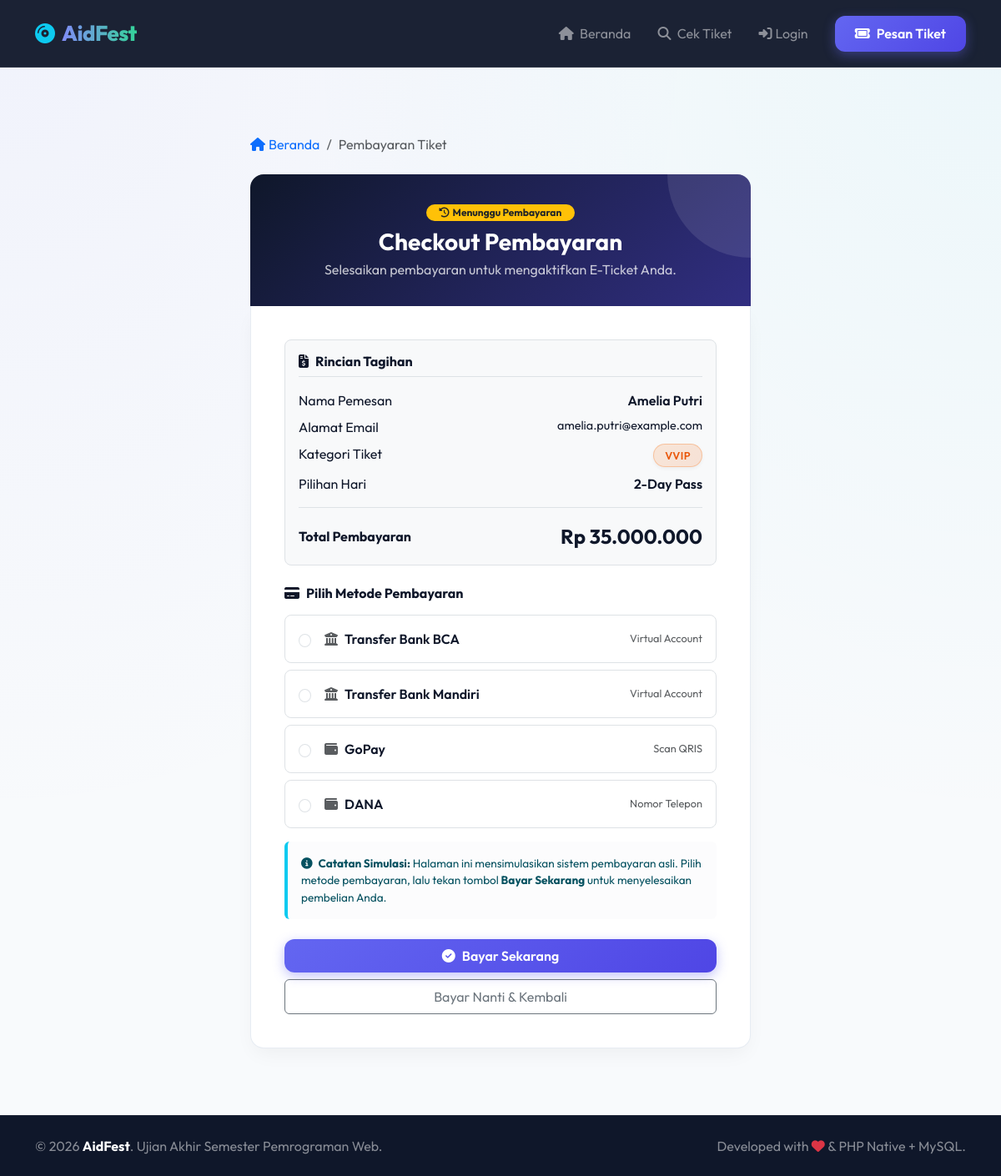
/payment.php?id=2, run on the app's committed database.
### tables this page shows
CREATE TABLE IF NOT EXISTS pendaftaran_tiket (
    id_tiket INT AUTO_INCREMENT PRIMARY KEY,
    nama_pemesan VARCHAR(100) NOT NULL,
    email VARCHAR(100) NOT NULL UNIQUE,
    kategori_tiket ENUM('Reguler', 'VIP', 'VVIP') NOT NULL,
    paket_hari ENUM('Day 1', 'Day 2', '2-Day Pass') DEFAULT '2-Day Pass',
    status_pembayaran ENUM('Pending', 'Lunas', 'Batal') DEFAULT 'Pending',
    metode_pembayaran VARCHAR(50) DEFAULT NULL,
    kode_pembayaran VARCHAR(50) DEFAULT NULL,
    tanggal_pesan DATETIME DEFAULT CURRENT_TIMESTAMP
);

### includes/functions.php (called while the page is built, shortened)
<?php
function get_ticket_by_id($pdo, $id) {
    try {
        $stmt = $pdo->prepare("SELECT * FROM pendaftaran_tiket WHERE id_tiket = :id");
        $stmt->execute(['id' => $id]);
        return $stmt->fetch();
    } catch (PDOException $e) {
        die("Gagal mengambil data tiket: " . $e->getMessage());
    }
}
?>

### payment.php (the view, shortened to what this page needs)
<?php
require_once 'includes/functions.php';
$id = 0;
if (isset($_GET['id'])) {
    $id = (int)$_GET['id'];
} elseif (isset($_SESSION['last_booking_id'])) {
    $id = (int)$_SESSION['last_booking_id'];
}
$ticket = get_ticket_by_id($pdo, $id);
$harga = 0;
if ($ticket['paket_hari'] === '2-Day Pass') {
    if ($ticket['kategori_tiket'] === 'Reguler') {
        $harga = 4500000;
    } elseif ($ticket['kategori_tiket'] === 'VIP') {
        $harga = 12000000;
    } elseif ($ticket['kategori_tiket'] === 'VVIP') {
        $harga = 35000000;
    }
} else {
    if ($ticket['kategori_tiket'] === 'Reguler') {
        $harga = 2500000;
    } elseif ($ticket['kategori_tiket'] === 'VIP') {
        $harga = 7000000;
    }
}
include_once 'includes/header.php';
?>
<div class="container my-5">
    <div class="form-card-container" style="max-width: 600px;">
        <nav aria-label="breadcrumb" class="mb-4 no-print">
            <ol class="breadcrumb">
                <li class="breadcrumb-item"><a href="index.php" class="text-decoration-none text-indigo"><i class="fa-solid fa-house me-1"></i>Beranda</a></li>
                <li class="breadcrumb-item active" aria-current="page">Pembayaran Tiket</li>
            </ol>
        </nav>
        <div class="form-card">
            <div class="form-card-header" style="background: linear-gradient(135deg, #0f172a 0%, #312e81 100%);">
                <span class="badge bg-warning text-dark px-3 py-1 rounded-pill mb-2"><i class="fa-solid fa-clock-rotate-left me-1"></i>Menunggu Pembayaran</span>
                <h3 class="fw-bold mb-0">Checkout Pembayaran</h3>
                <p class="mb-0 opacity-75 fs-6 mt-1">Selesaikan pembayaran untuk mengaktifkan E-Ticket Anda.</p>
            </div>
            <div class="form-card-body">
                <div class="p-3 bg-light rounded-3 mb-4 border">
                    <h6 class="fw-bold text-slate-800 border-bottom pb-2 mb-3"><i class="fa-solid fa-file-invoice-dollar me-2 text-indigo"></i>Rincian Tagihan</h6>
                    <div class="row mb-2">
                        <div class="col-6 text-slate-500">Nama Pemesan</div>
                        <div class="col-6 text-end fw-semibold text-slate-800"><?php echo htmlspecialchars($ticket['nama_pemesan']); ?></div>
                    </div>
                    <div class="row mb-2">
                        <div class="col-6 text-slate-500">Alamat Email</div>
                        <div class="col-6 text-end text-slate-800" style="font-size: 0.9rem;"><?php echo htmlspecialchars($ticket['email']); ?></div>
                    </div>
                    <div class="row mb-2">
                        <div class="col-6 text-slate-500">Kategori Tiket</div>
                        <div class="col-6 text-end">
                            <?php
                            $badgeClass = '';
                            if ($ticket['kategori_tiket'] == 'Reguler') $badgeClass = 'badge-reguler';
                            elseif ($ticket['kategori_tiket'] == 'VIP') $badgeClass = 'badge-vip';
                            elseif ($ticket['kategori_tiket'] == 'VVIP') $badgeClass = 'badge-vvip';
                            ?>
                            <span class="badge badge-category <?php echo $badgeClass; ?>"><?php echo $ticket['kategori_tiket']; ?></span>
                        </div>
                    </div>
                    <div class="row mb-2">
                        <div class="col-6 text-slate-500">Pilihan Hari</div>
                        <div class="col-6 text-end fw-semibold text-slate-800"><?php echo htmlspecialchars($ticket['paket_hari']); ?></div>
                    </div>
                    <div class="border-top my-3"></div>
                    <div class="row align-items-center">
                        <div class="col-6 fw-bold text-slate-700">Total Pembayaran</div>
                        <div class="col-6 text-end fw-bold text-indigo fs-4">Rp <?php echo number_format($harga, 0, ',', '.'); ?></div>
                    </div>
                </div>
                <form action="payment.php?id=<?php echo $id; ?>" method="POST" id="form-pembayaran">
                    <h6 class="fw-bold text-slate-800 mb-3"><i class="fa-solid fa-credit-card me-2 text-indigo"></i>Pilih Metode Pembayaran</h6>
                    <div class="mb-3">
                        <div class="form-check p-3 border rounded-3 d-flex align-items-center cursor-pointer mb-2 hover-bg-light">
                            <input class="form-check-input ms-0 me-3" type="radio" name="metode_pembayaran" id="metode_bca" value="Transfer Bank BCA" required>
                            <label class="form-check-label w-100 cursor-pointer d-flex align-items-center justify-content-between" for="metode_bca">
                                <span class="fw-semibold text-slate-800"><i class="fa-solid fa-building-columns me-2 text-muted"></i>Transfer Bank BCA</span>
                                <span class="text-muted" style="font-size: 0.8rem;">Virtual Account</span>
                            </label>
                        </div>
                        <div class="form-check p-3 border rounded-3 d-flex align-items-center cursor-pointer mb-2 hover-bg-light">
                            <input class="form-check-input ms-0 me-3" type="radio" name="metode_pembayaran" id="metode_mandiri" value="Transfer Bank Mandiri">
                            <label class="form-check-label w-100 cursor-pointer d-flex align-items-center justify-content-between" for="metode_mandiri">
                                <span class="fw-semibold text-slate-800"><i class="fa-solid fa-building-columns me-2 text-muted"></i>Transfer Bank Mandiri</span>
                                <span class="text-muted" style="font-size: 0.8rem;">Virtual Account</span>
                            </label>
                        </div>
                        <div class="form-check p-3 border rounded-3 d-flex align-items-center cursor-pointer mb-2 hover-bg-light">
                            <input class="form-check-input ms-0 me-3" type="radio" name="metode_pembayaran" id="metode_gopay" value="GoPay">
                            <label class="form-check-label w-100 cursor-pointer d-flex align-items-center justify-content-between" for="metode_gopay">
                                <span class="fw-semibold text-slate-800"><i class="fa-solid fa-wallet me-2 text-muted"></i>GoPay</span>
                                <span class="text-muted" style="font-size: 0.8rem;">Scan QRIS</span>
                            </label>
                        </div>
                        <div class="form-check p-3 border rounded-3 d-flex align-items-center cursor-pointer mb-2 hover-bg-light">
                            <input class="form-check-input ms-0 me-3" type="radio" name="metode_pembayaran" id="metode_dana" value="Dana">
                            <label class="form-check-label w-100 cursor-pointer d-flex align-items-center justify-content-between" for="metode_dana">
                                <span class="fw-semibold text-slate-800"><i class="fa-solid fa-wallet me-2 text-muted"></i>DANA</span>
                                <span class="text-muted" style="font-size: 0.8rem;">Nomor Telepon</span>
                            </label>
                        </div>
                    </div>
                    <div class="alert alert-info border-0 bg-light-subtle text-slate-600 mb-4" style="font-size: 0.85rem; border-left: 4px solid #0dcaf0 !important;">
                        <i class="fa-solid fa-info-circle me-1"></i>
                        <strong>Catatan Simulasi:</strong> Halaman ini mensimulasikan sistem pembayaran asli. Pilih metode pembayaran, lalu tekan tombol <strong>Bayar Sekarang</strong> untuk menyelesaikan pembelian Anda.
                    </div>
                    <div class="d-grid gap-2">
                        <button type="submit" class="btn btn-premium-primary py-2 btn-lg fs-6" id="confirm-payment-btn">
                            <i class="fa-solid fa-circle-check me-2"></i>Bayar Sekarang
                        </button>
                        <a href="home.php" class="btn btn-outline-secondary py-2" id="cancel-payment-btn">
                            Bayar Nanti & Kembali
                        </a>
                    </div>
                </form>
            </div>
        </div>
    </div>
</div>
<?php
include_once 'includes/footer.php';
?>

### assets/css/style.css (style rules this page uses)
:root { --primary-gradient: linear-gradient(135deg, #6366f1 0%, #4f46e5 100%); --accent-gradient: linear-gradient(135deg, #06b6d4 0%, #0891b2 100%); --vip-gradient: linear-gradient(135deg, #a855f7 0%, #7c3aed 100%); --vvip-gradient: linear-gradient(135deg, #f97316 0%, #ea580c 100%); --bg-main: #f8fafc; --card-bg: rgba(255, 255, 255, 0.85); --text-main: #0f172a; --text-muted: #64748b; --border-color: rgba(226, 232, 240, 0.8); --border-radius-lg: 16px; --border-radius-md: 12px; }
body { font-family: 'Outfit', sans-serif; background-color: var(--bg-main); color: var(--text-main); min-height: 100vh; display: flex; flex-direction: column; background-image: radial-gradient(at 0% 0%, rgba(99, 102, 241, 0.05) 0px, transparent 50%), radial-gradient(at 100% 0%, rgba(6, 182, 212, 0.05) 0px, transparent 50%); }
.badge-category { font-weight: 600; font-size: 0.8rem; padding: 0.5em 1em; border-radius: 30px; text-transform: uppercase; letter-spacing: 0.5px; box-shadow: 0 2px 4px rgba(0, 0, 0, 0.05); }
.badge-vvip { background: linear-gradient(135deg, rgba(249, 115, 22, 0.15) 0%, rgba(234, 88, 12, 0.15) 100%); color: #ea580c; border: 1px solid rgba(249, 115, 22, 0.3); }
.btn-premium-primary { background: var(--primary-gradient); color: white; border: none; border-radius: var(--border-radius-md); padding: 0.6rem 1.5rem; font-weight: 600; transition: all 0.3s ease; box-shadow: 0 4px 14px 0 rgba(99, 102, 241, 0.4); text-decoration: none; display: inline-block; }
.form-card-container { max-width: 550px; margin: 2rem auto; }
.form-card-header { background: var(--primary-gradient); border-radius: var(--border-radius-lg) var(--border-radius-lg) 0 0; padding: 2rem; color: white; text-align: center; position: relative; overflow: hidden; }
.form-card-header::after { content: ''; position: absolute; width: 200px; height: 200px; background: rgba(255, 255, 255, 0.1); border-radius: 50%; top: -100px; right: -100px; }
.form-card-body { background: white; border: 1px solid var(--border-color); border-top: none; border-radius: 0 0 var(--border-radius-lg) var(--border-radius-lg); padding: 2.5rem; box-shadow: 0 10px 25px -5px rgba(0, 0, 0, 0.05); }

### data on the page
pendaftaran_tiket: nama_pemesan "Amelia Putri", email "amelia.putri@example.com", kategori_tiket "VVIP", paket_hari "2-Day Pass", kategori_tiket "35.000.000"
